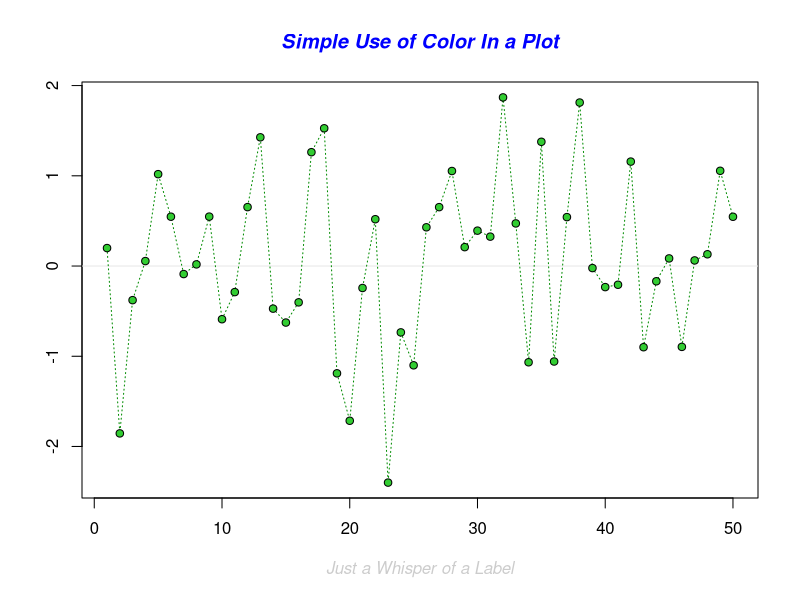
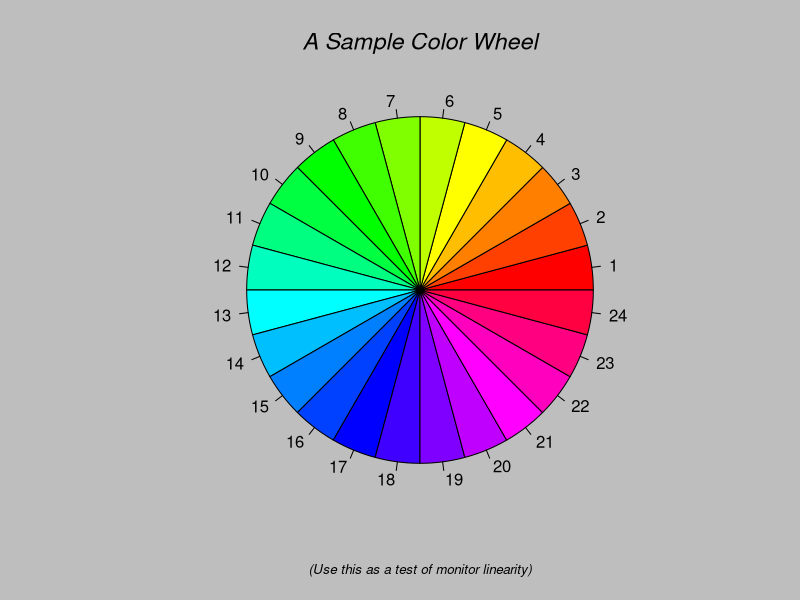
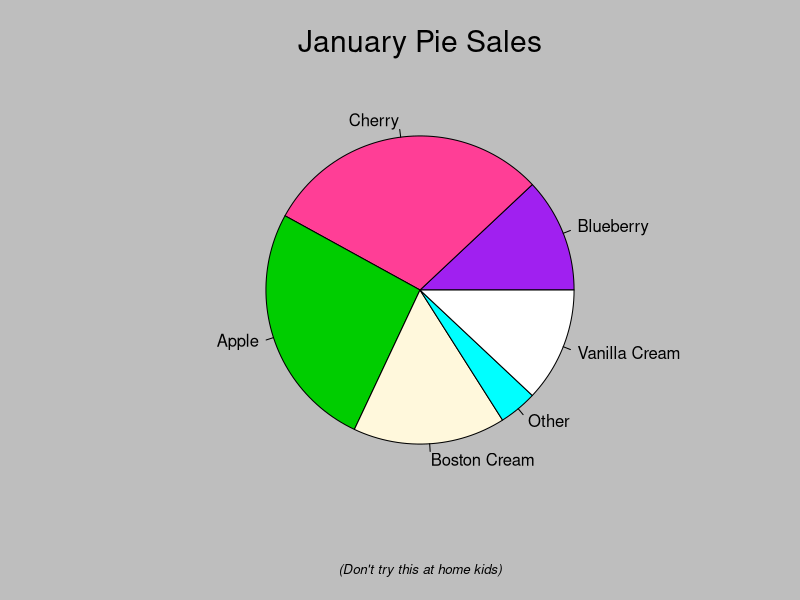
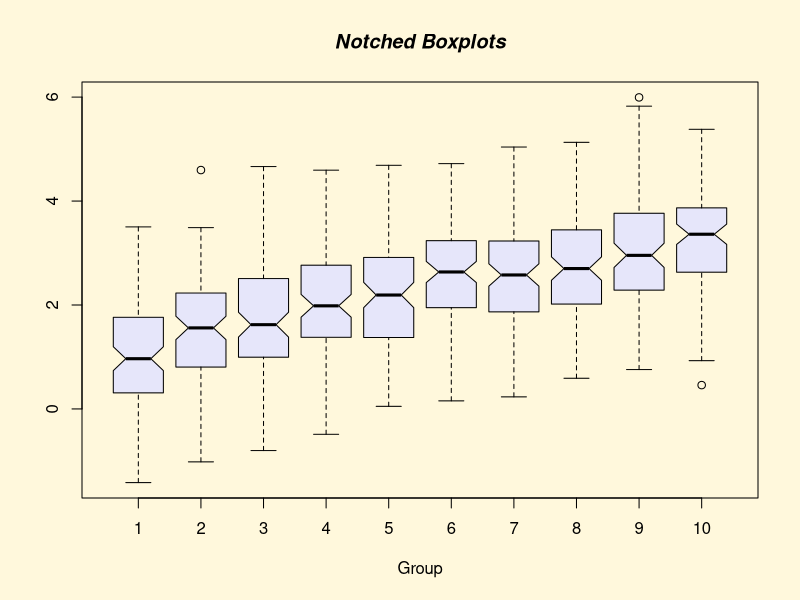
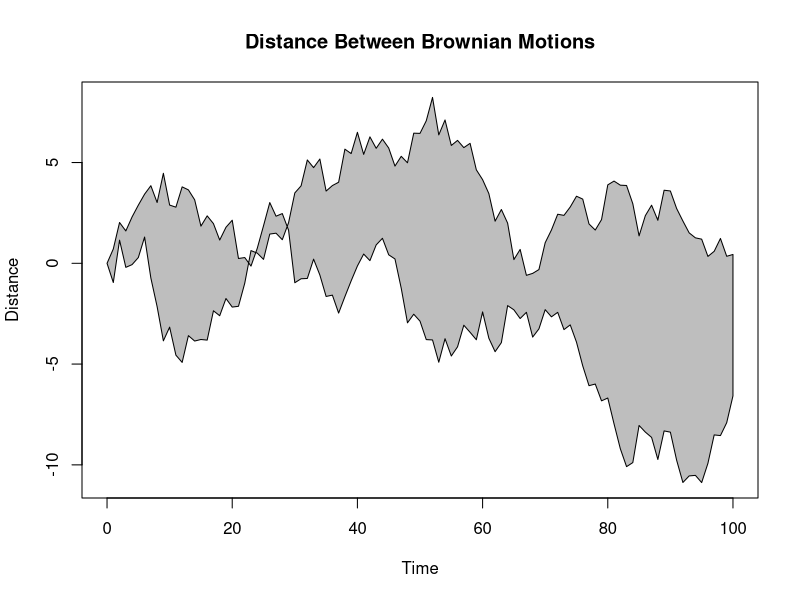
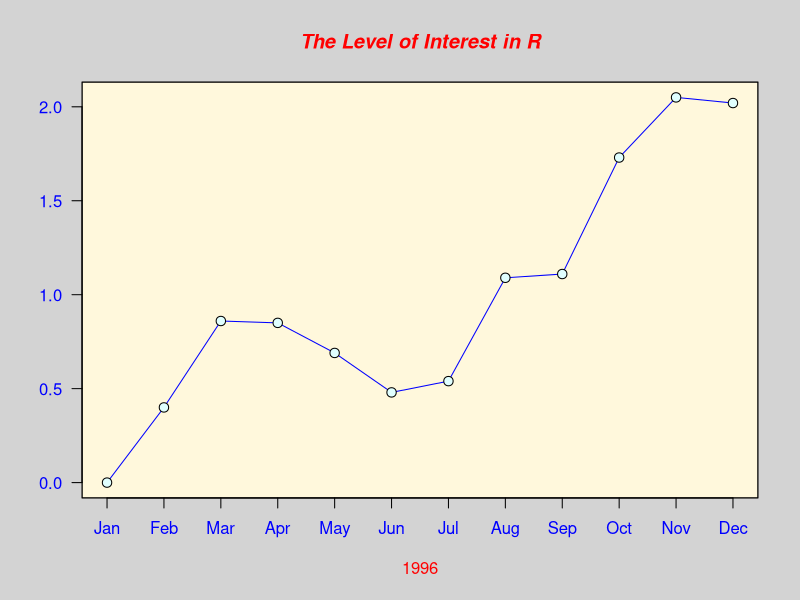
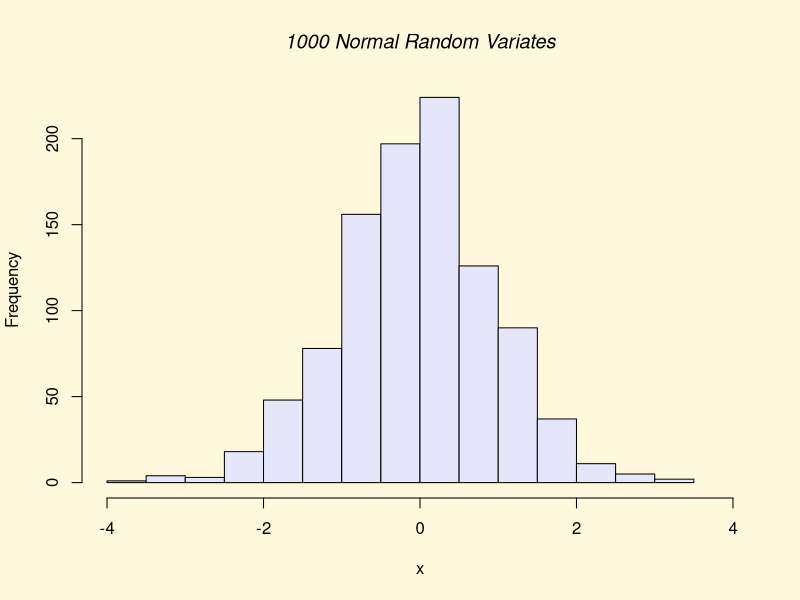
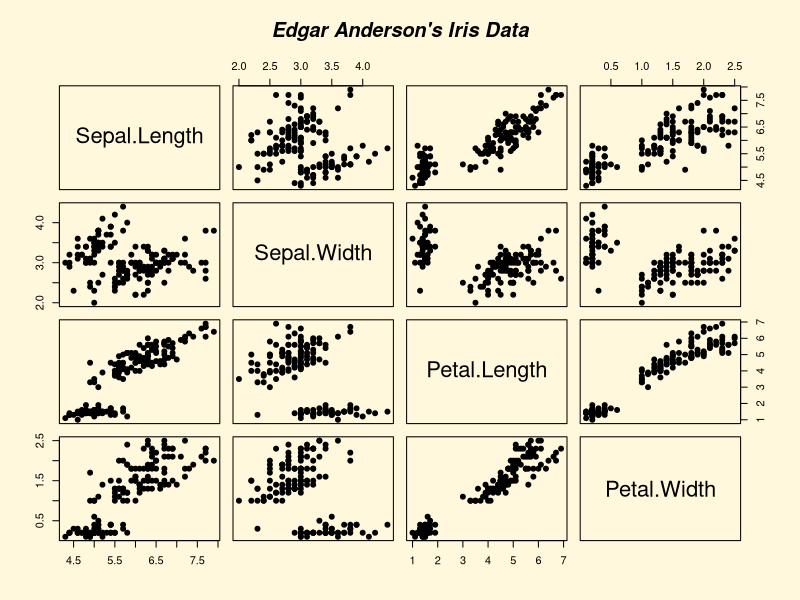

The R script that drew these images, in order:
setwd("~/Projetos/Python/git/R/DSA/BigDataAnalytics/Cap04-Graficos")
getwd()

# Listar pacotes carregados
search()

# Demo
demo("graphics")

x = 5:7
y = 8:10
plot(x, y)
?plot

altura <- c(145, 167, 176, 123, 150)
largura <- c(51, 63, 64, 40, 55)
plot(altura, largura)

# plot de data frame
?lynx
plot(lynx)
plot(lynx, ylab = "Plots com Dataframes", xlab = "")
plot(lynx, ylab = "Plots com Dataframes", xlab = "Observações")
plot(lynx, main = "Plots com Dataframes", col = "red")
plot(lynx, main = "Plots com Dataframes", col = "red", col.main = 52)
plot(lynx, main = "Plots com Dataframes", col = "red", cex.main = 1.5)
plot(lynx, main = "Plots com Dataframes", col = "red", col.main = 52, cex.main = 1.5)

library(datasets)
hist(warpbreaks$breaks)

airquality
transform(airquality, Month = factor(Month))
boxplot(Ozone ~ Month, airquality, xlab = "Month", ylab = "Ozone (ppb)")



# Especificando os parâmetros

# col - cor do plot
# lty - tipo de linha
# lwd - largura de linha
# pch - símbolo no plot
# xlab - label do eixo x
# ylab - label do eixo y
# las - como os labels dos eixos são orientados
# bg - background color
# mfrow - número de plots por linha
# mfcool - número de plots por coluna

# Funções Básicas de Plot

# plot() - scatterplots
# lines() -  adiciona linhas ao gráfico
# points() - adiciona pontos ao gráfico
# text() - adiciona label ao gráfico
# title() - adiciona título ao gráfico

# Parâmetros dos Gráficos
?par
par()
par('pch')
par('lty')

x = 2:4
plot(x, pch = "*")

par(mfrow = c(2,2), col.axis = "red")
plot(1:8, las = 0, xlab = "xlab", ylab = "ylab", main = "LAS = 0")
plot(1:8, las = 1, xlab = "xlab", ylab = "ylab", main = "LAS = 1")
plot(1:8, las = 2, xlab = "xlab", ylab = "ylab", main = "LAS = 2")
plot(1:8, las = 3, xlab = "xlab", ylab = "ylab", main = "LAS = 3")
legend("topright", pch = 1, col = c("yellow1", "tomato"), legend = c("Var1", "Var2"))
par(mfrow = c(1,1))

# Cores Disponíveis
colors()

# Criar um gráfico
# png
png("Grafico.png", width = 500, height = 500, res = 72)

plot(iris$Sepal.Length, iris$Petal.Length,
     col=iris$Species,
     main="Gráfico gerado a partir da Iris")

dev.off()

# pdf
pdf("Grafico2.pdf", width = 500, height = 500)

plot(iris$Sepal.Length, iris$Petal.Length,
     col=iris$Species,
     main="Gráfico gerado a partir da Iris")

dev.off()

# Estendendo funções plots
install.packages("plotrix")
library("plotrix")
?plotrix

par(mfrow = c(1,1), col.axis = "tomato3")
plot(1:8, las =3, xlab = "lty 1:6", ylab = "None", main = "Mais opções ao plot")
ablineclip(v=1, lty=1, col="sienna", lwd = 1)
ablineclip(v=2, lty=1, col="sienna2", lwd = 2)
ablineclip(v=3, lty=1, col="springgreen2", lwd = 3)
ablineclip(v=4, lty=1, col="steelblue3", lwd = 1)
ablineclip(v=5, lty=1, col="seagreen", lwd = 1)
ablineclip(v=6, lty=4, col="peru", lwd = 1)
ablineclip(v=7, lty=3, col="paleturquoise4", lwd = 1)
ablineclip(v=8, lty=2, col="honeydew", lwd = 5)

par(mfrow = c(1,1), col.axis = "darkred")
plot(lynx)
plot(lynx, type="p", main="Type p", lty = 2)
plot(lynx, type="l", main="Type l", lty = 3)
plot(lynx, type="b", main="Type b")
plot(lynx, type="o", main="Type o", lty = 4)
plot(lynx, type="h", main="Type h")
plot(lynx, type="s", main="Type s")
plot(lynx, type="s", main="Type s 2", lty = 5)
plot(lynx, type="n", main="Type n")

# Dois plots juntos
par(mar=c(4,3,3,3), col.axis = "black")
plot(cars$speed, type = 's', col="red", bty = "n",xlab = "CarsID", ylab = "")
text(8,14,"Velocidade",cex=0.85,col="red")
par(new=T)

plot(cars$dist, type = 's', bty = 'n', ann=F, axes = F, col = 'darkblue')
axis(side=4)
text(37,18,"Distância",cex=0.85,col='darkblue')
ablineclip(v=25, lty=1, col="tomato2", lwd = 1)

title("Velocidade x Distância", col="white")


# Plots a partir de datasets
df <- read.csv('pibpercap.csv', stringsAsFactors = F)
df_1982 <- subset(df, ano == 1982)
plot(expectativa ~ pibpercap, data = df_1982, log = "x")
View(df_1982)

# Nomes para as colunas
mycol <- c(Asia = "tomato", Europe = "chocolate4", Africa = "dodgerblue2", 
           Americas = "darkgoldenrod1",  Oceania="green4")
# Plot
plot(expectativa ~ pibpercap, data = df_1982, log = "x", col = mycol[continente])

# Função para escala
mycex <- function(var, r, f = sqrt){
  x = f(var)
  x_scaled = (x - min(x))/(max(x) - min(x))
  r[1] + x_scaled * (r[2] - r[1])
}

# Plot
plot(expectativa ~ pibpercap, data = df_1982, log = "x",
     col = mycol[continente],
     cex = mycex(pop, r = c(0.2, 10))
    )
    
plot(expectativa ~ pibpercap, data = subset(df_1982, continente == "Asia"), 
     log = "x",
     col = mycol[continente],
     cex = mycex(pop, r = c(0.2, 10))
)


